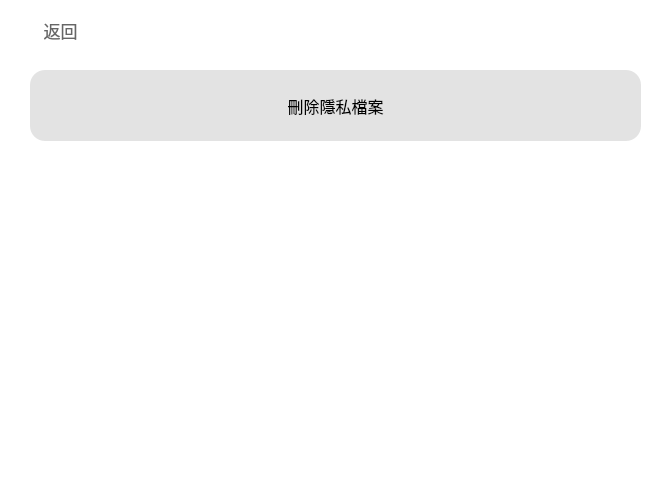
    <widget class="QWidget" name="Privacy_Tools_widget" native="true">
     <property name="geometry">
      <rect>
       <x>170</x>
       <y>50</y>
       <width>671</width>
       <height>481</height>
      </rect>
     </property>
     <property name="font">
      <font>
       <family>Microsoft YaHei</family>
       <pointsize>11</pointsize>
       <stylestrategy>PreferAntialias</stylestrategy>
      </font>
     </property>
     <property name="styleSheet">
      <string notr="true">background-color:rgba(255, 255, 255,240);</string>
     </property>
     <widget class="QPushButton" name="Privacy_Tools_Back">
      <property name="geometry">
       <rect>
        <x>10</x>
        <y>10</y>
        <width>101</width>
        <height>41</height>
       </rect>
      </property>
      <property name="sizePolicy">
       <sizepolicy hsizetype="Minimum" vsizetype="Minimum">
        <horstretch>0</horstretch>
        <verstretch>0</verstretch>
       </sizepolicy>
      </property>
      <property name="font">
       <font>
        <family>Microsoft YaHei</family>
        <pointsize>13</pointsize>
        <stylestrategy>PreferAntialias</stylestrategy>
       </font>
      </property>
      <property name="focusPolicy">
       <enum>Qt::StrongFocus</enum>
      </property>
      <property name="styleSheet">
       <string notr="true">QPushButton
{
	border:none;
	background-color:rgba(0,0,0,0);
	color:rgba(60,60,60,200);
}
QPushButton:hover
{
    color:rgba(60,60,60,255);
}
</string>
      </property>
      <property name="text">
       <string>返回</string>
      </property>
      <property name="icon">
       <iconset>
        <normaloff>:/icon/Icon/exit2.png</normaloff>:/icon/Icon/exit2.png</iconset>
      </property>
      <property name="iconSize">
       <size>
        <width>20</width>
        <height>20</height>
       </size>
      </property>
      <property name="checkable">
       <bool>false</bool>
      </property>
     </widget>
     <widget class="QWidget" name="verticalLayoutWidget_5">
      <property name="geometry">
       <rect>
        <x>20</x>
        <y>60</y>
        <width>631</width>
        <height>91</height>
       </rect>
      </property>
      <layout class="QVBoxLayout" name="Private_verticalLayout">
       <property name="spacing">
        <number>5</number>
       </property>
       <property name="leftMargin">
        <number>10</number>
       </property>
       <property name="topMargin">
        <number>10</number>
       </property>
       <property name="rightMargin">
        <number>10</number>
       </property>
       <property name="bottomMargin">
        <number>10</number>
       </property>
       <item>
        <widget class="QPushButton" name="Delete_Private_File_Button">
         <property name="sizePolicy">
          <sizepolicy hsizetype="Minimum" vsizetype="Minimum">
           <horstretch>0</horstretch>
           <verstretch>0</verstretch>
          </sizepolicy>
         </property>
         <property name="font">
          <font>
           <family>Microsoft YaHei</family>
           <pointsize>12</pointsize>
           <stylestrategy>PreferAntialias</stylestrategy>
          </font>
         </property>
         <property name="focusPolicy">
          <enum>Qt::StrongFocus</enum>
         </property>
         <property name="styleSheet">
          <string notr="true">QPushButton
{
	border:none;
	background-color:rgba(20,20,20,30);
	border-radius: 15px;
}
QPushButton:hover
{
    background-color:rgba(20,20,20,50);
}
QPushButton:pressed
{
    background-color:rgba(20,20,20,70);
}</string>
         </property>
         <property name="text">
          <string>刪除隱私檔案</string>
         </property>
         <property name="iconSize">
          <size>
           <width>16</width>
           <height>16</height>
          </size>
         </property>
         <property name="checkable">
          <bool>false</bool>
         </property>
        </widget>
       </item>
      </layout>
     </widget>
    </widget>
